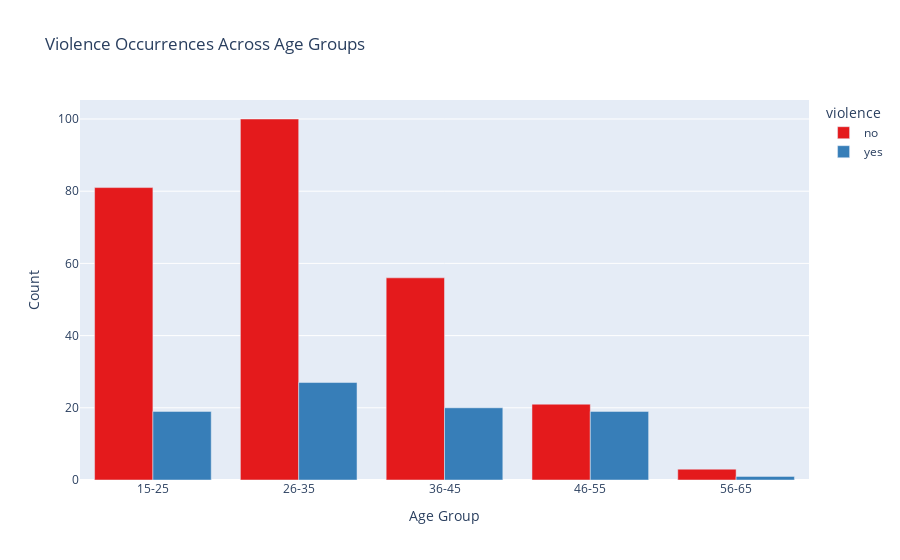

Here is the notebook cell this chart was saved with:
### Markdown cell above
**Married Women:**
- Out of 300 women, 217 reported no violence, while 83 reported experiencing violence.
The heatmap shows a higher number of women in marriages experiencing domestic violence compared to unmarried women.

**Unmarried Women:**
- 44 unmarried women reported no violence, while only 3 reported experiencing violence.
Insights:

The data suggests that married women are significantly more likely to experience domestic violence than unmarried women. This could indicate that traditional marital settings might correlate with higher domestic violence cases, possibly due to power imbalances or societal pressures within marriages. Further investigation into marital dynamics could be insightful for intervention strategies.

### Code cell
#8. Create age groups

# Define bins and labels for age groups
bins = [15, 25, 35, 45, 55, 65]
labels = ['15-25', '26-35', '36-45', '46-55', '56-65']

# Step 1: Create age groups temporarily
df_copy['age_group'] = pd.cut(df_copy['age'].copy(), bins=bins, labels=labels, right=False)

# Step 2: Create a DataFrame for the count of violence occurrences across age groups
age_violence_counts = df_copy.groupby(['age_group', 'violence']).size().reset_index(name='count')

# Step 3: Create interactive bar plot
fig = px.bar(age_violence_counts, 
             x='age_group', 
             y='count', 
             color='violence',
             barmode='group',
             title='Violence Occurrences Across Age Groups',
             labels={'age_group': 'Age Group', 'count': 'Count'},
             color_discrete_sequence=px.colors.qualitative.Set1)

# Update layout
fig.update_layout(xaxis_title='Age Group', yaxis_title='Count')

# Step 4: Show the plot
fig.show()

# Step 5: Drop the age_group column after visualization
df_copy.drop('age_group', axis=1, inplace=True)

### Figure 1 — Plotly figure (JSON) as saved in the notebook; plotly's stock layout.template omitted (floating-point values rounded to 4 significant figures)
{"data": [{"alignmentgroup": "True", "hovertemplate": "violence=no<br>Age Group=%{x}<br>Count=%{y}<extra></extra>", "legendgroup": "no", "marker": {"color": "rgb(228,26,28)", "pattern": {"shape": ""}}, "name": "no", "offsetgroup": "no", "orientation": "v", "showlegend": true, "textposition": "auto", "type": "bar", "x": ["15-25", "26-35", "36-45", "46-55", "56-65"], "xaxis": "x", "y": [81, 100, 56, 21, 3], "yaxis": "y"}, {"alignmentgroup": "True", "hovertemplate": "violence=yes<br>Age Group=%{x}<br>Count=%{y}<extra></extra>", "legendgroup": "yes", "marker": {"color": "rgb(55,126,184)", "pattern": {"shape": ""}}, "name": "yes", "offsetgroup": "yes", "orientation": "v", "showlegend": true, "textposition": "auto", "type": "bar", "x": ["15-25", "26-35", "36-45", "46-55", "56-65"], "xaxis": "x", "y": [19, 27, 20, 19, 1], "yaxis": "y"}], "layout": {"barmode": "group", "legend": {"title": {"text": "violence"}, "tracegroupgap": 0}, "title": {"text": "Violence Occurrences Across Age Groups"}, "xaxis": {"anchor": "y", "domain": [0, 1], "title": {"text": "Age Group"}}, "yaxis": {"anchor": "x", "domain": [0, 1], "title": {"text": "Count"}}}}
